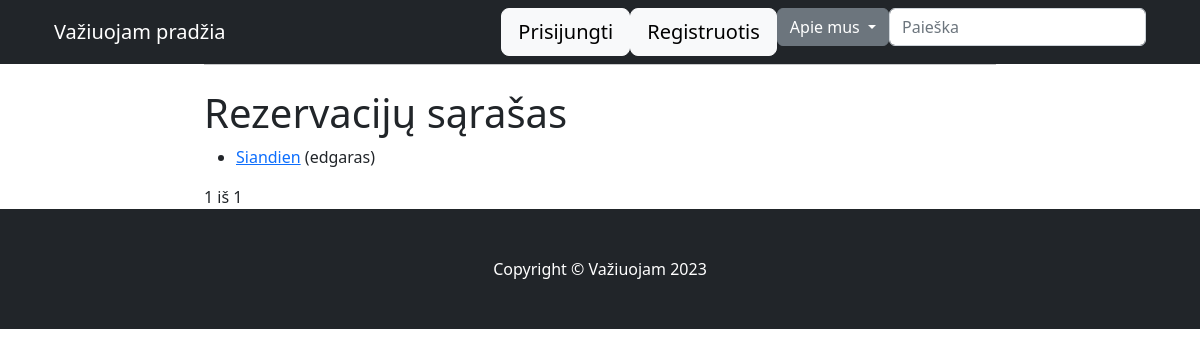
/bookings/, run on an earlier commit of the app's database.
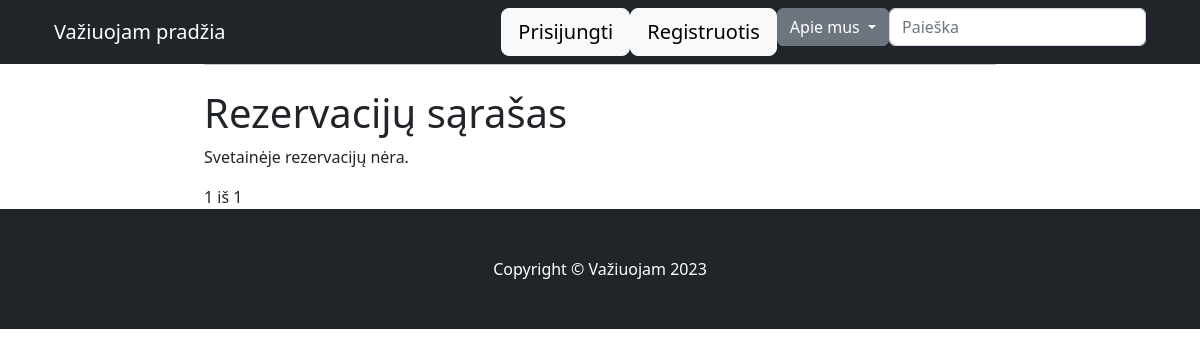
And on a later commit of the database.
### posts/models.py (models this page shows, shortened)
class Booking(models.Model):
    user = models.ForeignKey(
        User, on_delete=models.CASCADE, null=True)
    posting = models.ForeignKey(
        Posting, on_delete=models.CASCADE, null=True)
    num_seats = models.PositiveIntegerField()
    STATUS_CHOICES = [
        ('PENDING', 'Pending'),
        ('ACCEPTED', 'Accepted'),
        ('REJECTED', 'Rejected'),
    ]
    status = models.CharField(max_length=8, choices=STATUS_CHOICES)
    created_at = models.DateTimeField(auto_now_add=True)
    updated_at = models.DateTimeField(auto_now=True)
    class Meta:
        ordering = ['-created_at',]
        verbose_name = 'Rezervacija'
        verbose_name_plural = 'Rezervacijos'

class Posting(models.Model):
    title = models.CharField(max_length=255)
    description = models.TextField(help_text="Pastabos, jei yra")
    start_location = models.CharField(max_length=255)
    end_location = models.CharField(max_length=255)
    start_time = models.DateTimeField()
    available_seats = models.PositiveIntegerField(default=4)
    price = models.DecimalField(
        max_digits=8, decimal_places=2, validators=[MinValueValidator(Decimal('0.01'))], help_text="Kaina eurais")
    created_at = models.DateTimeField(auto_now_add=True)
    updated_at = models.DateTimeField(auto_now=True)
    user = models.ForeignKey(
        User, on_delete=models.CASCADE, related_name="posting", null=True)
    class Meta:
        ordering = ['start_time',]
        verbose_name = 'Skelbimas'
        verbose_name_plural = 'Skelbimai'
    def __str__(self):
        return self.title

### posts/views.py (the view)
# urls.py: path('bookings/', views.BookingListView.as_view(), name='bookings'),
class BookingListView(generic.ListView):
    model = Booking
    paginate_by = 2
    template_name = 'posts/booking_list.html'

### posts/templates/posts/booking_list.html (shortened to what this page needs)
{% extends "main/base.html" %}
{% block content %}
<h1>Rezervacijų sąrašas</h1>
{% if booking_list %}
<ul>
    {% for booking in booking_list %}
    <li>
        <a href="{{ booking.id }}">{{ booking.posting }}</a> ({{booking.user}})
    </li>
    {% endfor %}
</ul>
{% else %}
<p>Svetainėje rezervacijų nėra.</p>
{% endif %}
<div class="pagination">
    <span class="step-links">
        <span class="current">
            {{ page_obj.number }} iš {{ page_obj.paginator.num_pages }}
        </span>
    </span>
</div>
{% endblock %}

What changed in the data, as far as the page shows it:
removed Booking: posting "Siandien", user "edgaras"
Also different on the page:
text now shown: "Svetainėje rezervacijų nėra."
